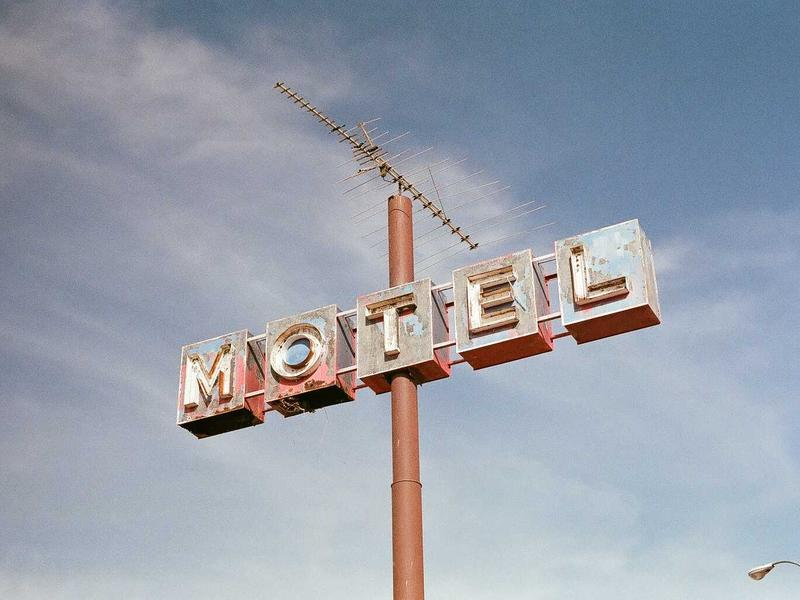
#> input picture photo.jpg, 800 x 600 px
$ python ela.py photo.jpg
#> lines starting #> are read from the running program, lines starting #| are printed output that depends on the picture; after the words box and inside, x2 and y2 are one past the last pixel; in counts of white or black regions, pixels touching at a corner belong together
"""
Simple Error Level Analysis (ELA)
Image Tampering Detection Hackathon

How it works:
1. Load the original image.
2. Recompress it as JPEG.
3. Compare the original and recompressed images.
4. Calculate pixel differences.
5. Amplify the differences.
6. Generate an ELA heatmap.
7. Calculate an overall ELA score.
"""

from PIL import Image
import numpy as np
from io import BytesIO
import os
import sys


def perform_ela(image, quality=90):
    """
    Perform Error Level Analysis.

    Parameters:
        image: image file path or PIL Image
        quality: JPEG compression quality

    Returns:
        ela_heatmap: ELA heatmap image
        ela_score: overall ELA score
    """
#> called with image = 'photo.jpg', quality = 90

    # --------------------------------------------------
    # STEP 1: Load the original image
    # --------------------------------------------------

    if isinstance(image, str):
        original = Image.open(image).convert("RGB")
#> original is the input picture: PIL image 800x600 RGB; mean R, G, B 153.3, 159.9, 172.1
    else:
        original = image.convert("RGB")

    # --------------------------------------------------
    # STEP 2: Recompress the image as JPEG
    # --------------------------------------------------

    buffer = BytesIO()

    original.save(
        buffer,
        format="JPEG",
        quality=quality
    )

    buffer.seek(0)

    recompressed = Image.open(buffer).convert("RGB")

    # --------------------------------------------------
    # STEP 3: Convert images to NumPy arrays
    # --------------------------------------------------

    original_array = np.asarray(original).astype(np.int16)

    recompressed_array = np.asarray(recompressed).astype(np.int16)

    # --------------------------------------------------
    # STEP 4: Calculate pixel differences
    # --------------------------------------------------

    difference = np.abs(
        original_array - recompressed_array
    )
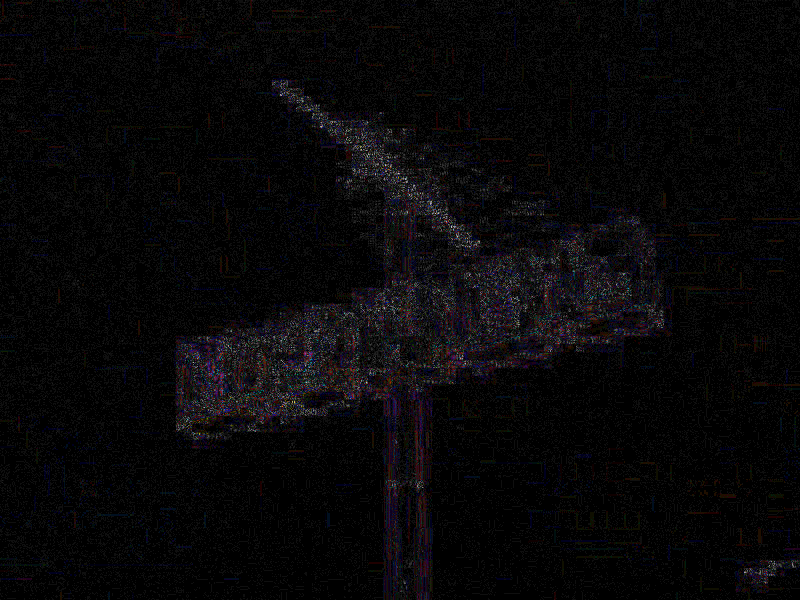
#> difference: shape (600, 800, 3) int16; mean R, G, B 0.524, 0.474, 0.546; drawn with min black and max white

    # Take the largest difference among R, G and B
    difference = np.max(difference, axis=2)
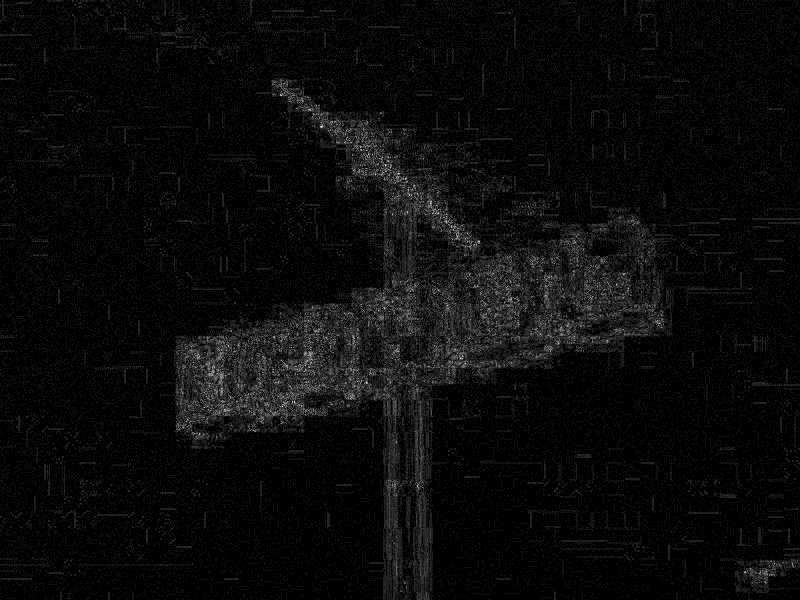
#> difference: shape (600, 800) int16; min 0, max 16, mean 0.7; drawn with min black and max white

    # --------------------------------------------------
    # STEP 5: Calculate ELA score
    # --------------------------------------------------

    ela_score = float(
        np.mean(difference) / 255.0 * 100.0
    )
#> ela_score = 0.275

    # --------------------------------------------------
    # STEP 6: Amplify differences
    # --------------------------------------------------

    max_difference = difference.max()
#> max_difference = 16

    if max_difference > 0:

        scale = 255.0 / max_difference
#> scale = 15.94

        ela_array = np.clip(
            difference * scale,
            0,
            255
        ).astype(np.uint8)

    else:

        ela_array = np.zeros_like(
            difference,
            dtype=np.uint8
        )

    # --------------------------------------------------
    # STEP 7: Create ELA heatmap
    # --------------------------------------------------

    gray = ela_array.astype(np.float32) / 255.0

    heatmap = np.zeros(
        (gray.shape[0], gray.shape[1], 3),
        dtype=np.uint8
    )

    # Red channel
    heatmap[:, :, 0] = np.clip(
        gray * 255,
        0,
        255
    )
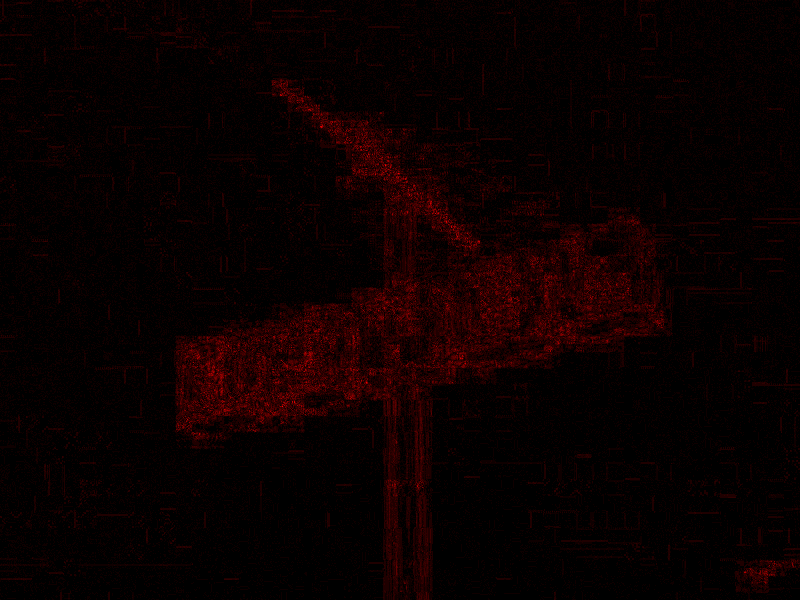
#> heatmap: shape (600, 800, 3); mean of channels 0, 1, 2 10.8, 0, 0; drawn as R, G, B

    # Green channel
    heatmap[:, :, 1] = np.clip(
        (gray - 0.35) / 0.65 * 255,
        0,
        255
    )
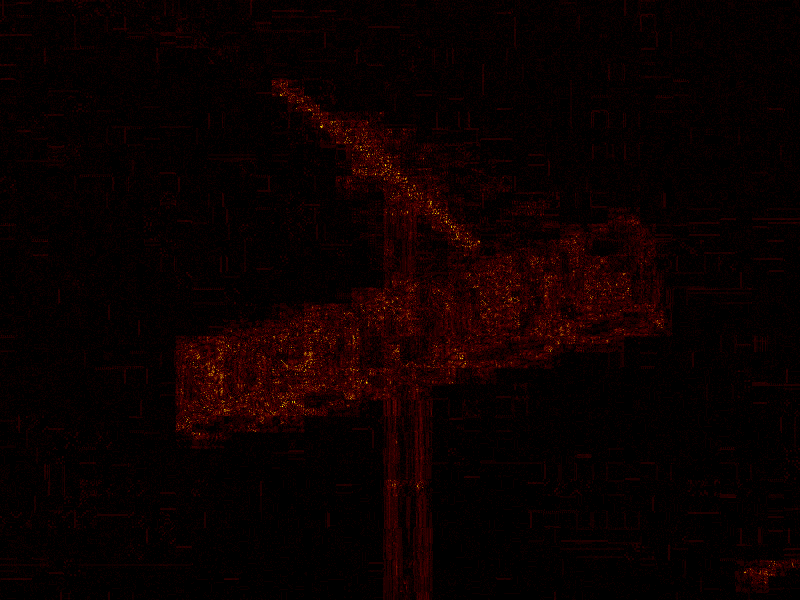
#> heatmap: shape (600, 800, 3); 1.03% of pixels changed, all inside (x1, y1, x2, y2) = (176, 80, 794, 588); drawn as R, G, B

    # Blue channel
    heatmap[:, :, 2] = np.clip(
        (gray - 0.75) / 0.25 * 255,
        0,
        255
    )
#> heatmap: shape (600, 800, 3); 0% of pixels changed, all inside (x1, y1, x2, y2) = (224, 126, 629, 410)

    ela_heatmap = Image.fromarray(
        heatmap,
        mode="RGB"
    )

    # Return heatmap and score
    return ela_heatmap, ela_score


# ======================================================
# SAVE ELA RESULTS
# ======================================================

def save_ela(
    image_path,
    output_path="ela_output.png",
    overlay_path="ela_overlay.png"
):

    # Run ELA
    heatmap, score = perform_ela(image_path)
#> score = 0.275

    # Save heatmap
    heatmap.save(output_path)

    # Load original image
    original = Image.open(image_path).convert("RGB")

    # Create overlay
    overlay = Image.blend(
        original,
        heatmap,
        alpha=0.55
    )
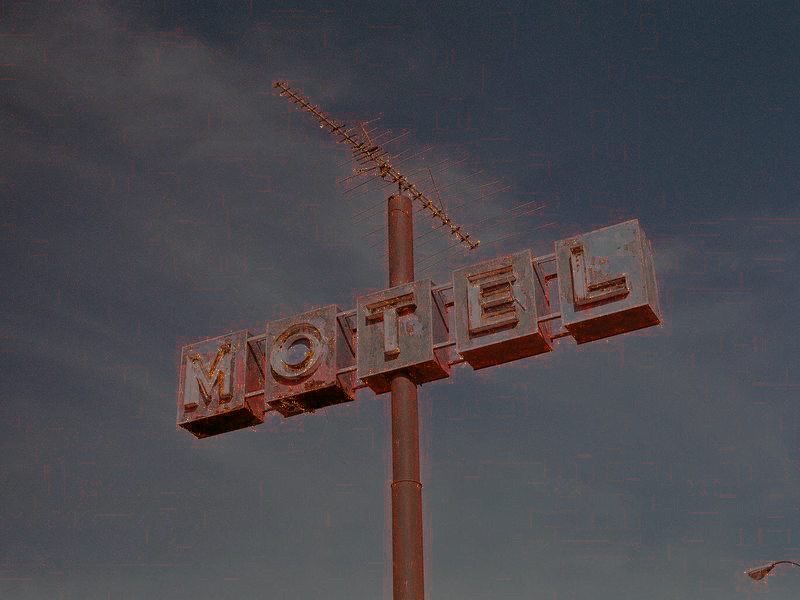
#> overlay: PIL image 800x600 RGB; mean R, G, B 74.4, 71.7, 77

    # Save overlay
    overlay.save(overlay_path)

    # Display results
    print("--------------------------------")
    print("ELA ANALYSIS COMPLETE")
    print("--------------------------------")

    print(f"ELA Score: {score:.2f}")
#| ELA Score: 0.27

    print(f"Heatmap saved to: {output_path}")

    print(f"Overlay saved to: {overlay_path}")

    print("--------------------------------")


# ======================================================
# MAIN PROGRAM
# ======================================================

if __name__ == "__main__":

    # Check whether image path was provided

    if len(sys.argv) < 2:

        print("Please provide an image.")

        print("Example:")

        print("python ela.py image.jpg")

        sys.exit(1)

    image_path = sys.argv[1]

    # Check whether image exists

    if not os.path.exists(image_path):

        print(f"ERROR: Image not found: {image_path}")

        sys.exit(1)

    # Run ELA

    save_ela(image_path)
